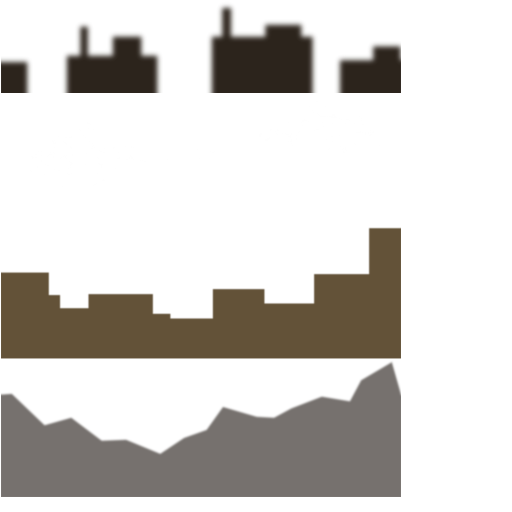
#> input picture core/assets/data/main_atlas.png, 1024 x 1024 px (shown at 1/2 size); its folder holds only this picture in this run
$ python rings-sheet.py ../../../core/assets/data ../../../core/assets/data/main_atlas.png ../../../core/assets/data/main_atlas.png
#> lines starting #> are read from the running program, lines starting #| are printed output that depends on the picture
#!/usr/bin/env python3
"""rings-sheet.py THREEJS_DIR JME_DIR SHEET.png [STILL...] — the jME rings lab beside three.js's (parallax-readers r50).

Both labs' --shot stills (engines/threejs/tools/rings-lab.sh --shot, engines/jme/tools/rings-lab.sh --shot) open at the
same knobs and fly the same path, so their panels (right of the 300 px controls) show the same rings: one row per still,
three.js | jME | difference (x4), and each still's mean difference per channel (0-255) over the panels and over their
sky (the top 40 %, where the bands are, below the panel tags), printed. Not a
gate: two engines' perspective rasterisation and lighting do not agree at 2/255 (docs/page-as-3d-sky.md); the ground is
lit by each engine's own lights. The bands are what to compare. STILL defaults to every PNG both folders hold.
"""
import os
import sys

from PIL import Image, ImageChops, ImageDraw

CONTROLS = 300


def mean_of(diff):
    """The mean difference per channel, 0-255."""
    h = diff.histogram()
    return sum(sum(i * c for i, c in enumerate(h[k * 256:(k + 1) * 256])) for k in range(3)) / (3 * diff.width * diff.height)


def main(a, b, sheet, names):
#> called with a = '../../../core/assets/data', b = '../../../core/assets/data/main_atlas.png', sheet = '../../../core/assets/data/main_atlas.png'
    names = names or sorted(n for n in os.listdir(a) if n.endswith('.png') and os.path.exists(os.path.join(b, n)))
    rows = []
    for n in names:
        x, y = (Image.open(os.path.join(d, n)).convert('RGB') for d in (a, b))
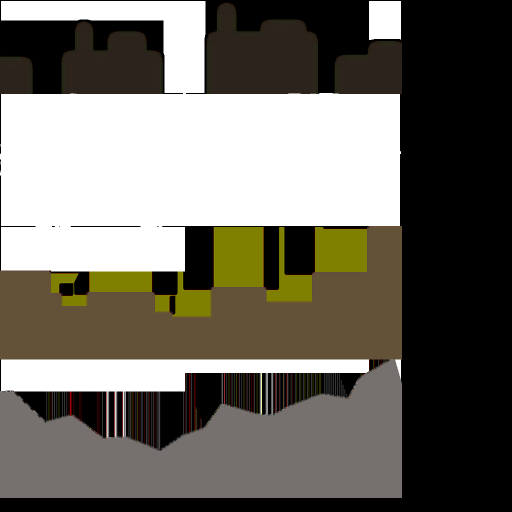
#> x: PIL image 1024x1024 RGB (shown at 1/2 size); mean R, G, B 111.2, 107.7, 98.9
        h = min(x.height, y.height)
#> h = 1024
        x, y = (i.crop((CONTROLS, 0, i.width, h)) for i in (x, y))
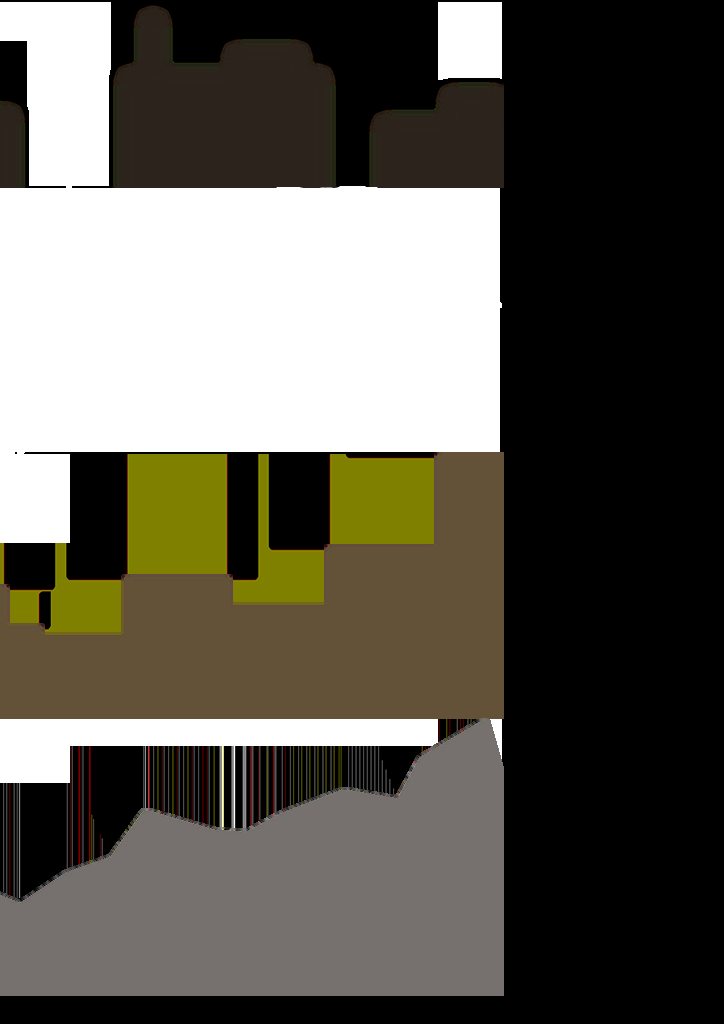
#> x: PIL image 724x1024 RGB; mean R, G, B 94, 90.8, 81.7
        diff = ImageChops.difference(x, y)
#> diff: PIL image 724x1024 RGB; every value is 0
        mean, sky = mean_of(diff), mean_of(diff.crop((0, 40, diff.width, diff.height * 4 // 10)))
#> in mean_of, `h = diff.histogram()`: h = 768 values, max 741376 at index 0, min 0 at index 1, mean 2896
#> mean = 0; sky = 0
        print(f'{n}: mean {mean:.2f} / 255, sky {sky:.2f} (the top 40 % but the tags)')
#| main_atlas.png: mean 0.00 / 255, sky 0.00 (the top 40 % but the tags)
        rows.append((n, mean, x, y, diff.point(lambda v: min(255, v * 4))))
    w = rows[0][2].width // 2
#> w = 362
    out = Image.new('RGB', (3 * w, sum(r[2].height // 2 + 20 for r in rows)), 'black')
#> out: PIL image 1086x532 RGB; every value is 0
    draw, top = ImageDraw.Draw(out), 0
#> top = 0
    for n, mean, x, y, d in rows:
        draw.text((4, top + 3), f'{n}   three.js | jME | diff x4   mean {mean:.2f}/255', fill='white')
        for k, im in enumerate((x, y, d)):
            out.paste(im.resize((w, im.height // 2)), (k * w, top + 20))
        top += x.height // 2 + 20
#> this loop made 1 pass
#> (n, mean, top) on pass 1: ('main_atlas.png', 0, 532)
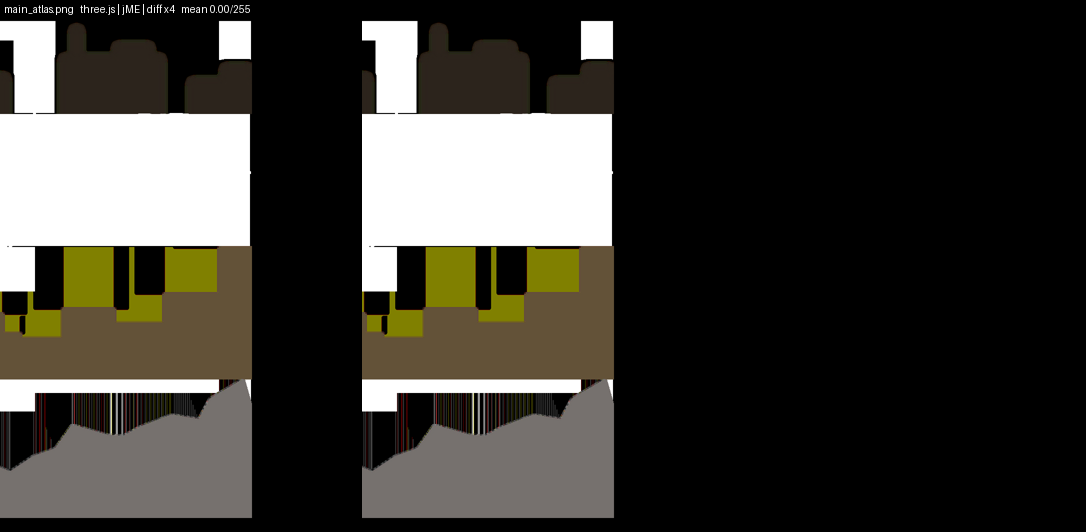
#> out: PIL image 1086x532 RGB; mean R, G, B 60.5, 58.5, 52.7
#> after the loop, top = 532
    out.save(sheet)
    print(f'sheet: {sheet}')


if __name__ == '__main__':
    if len(sys.argv) < 4:
        sys.exit(__doc__)
    main(sys.argv[1], sys.argv[2], sys.argv[3], sys.argv[4:])
